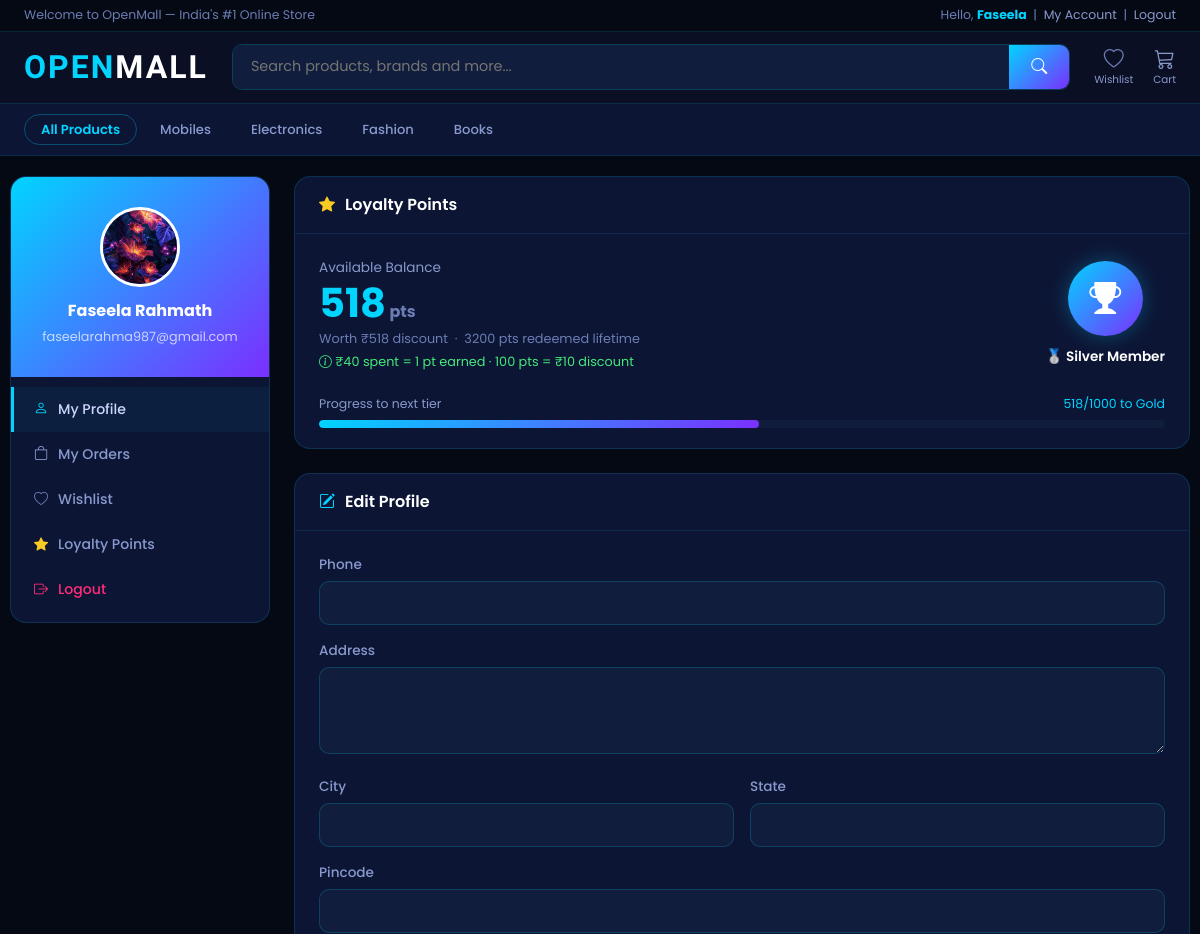
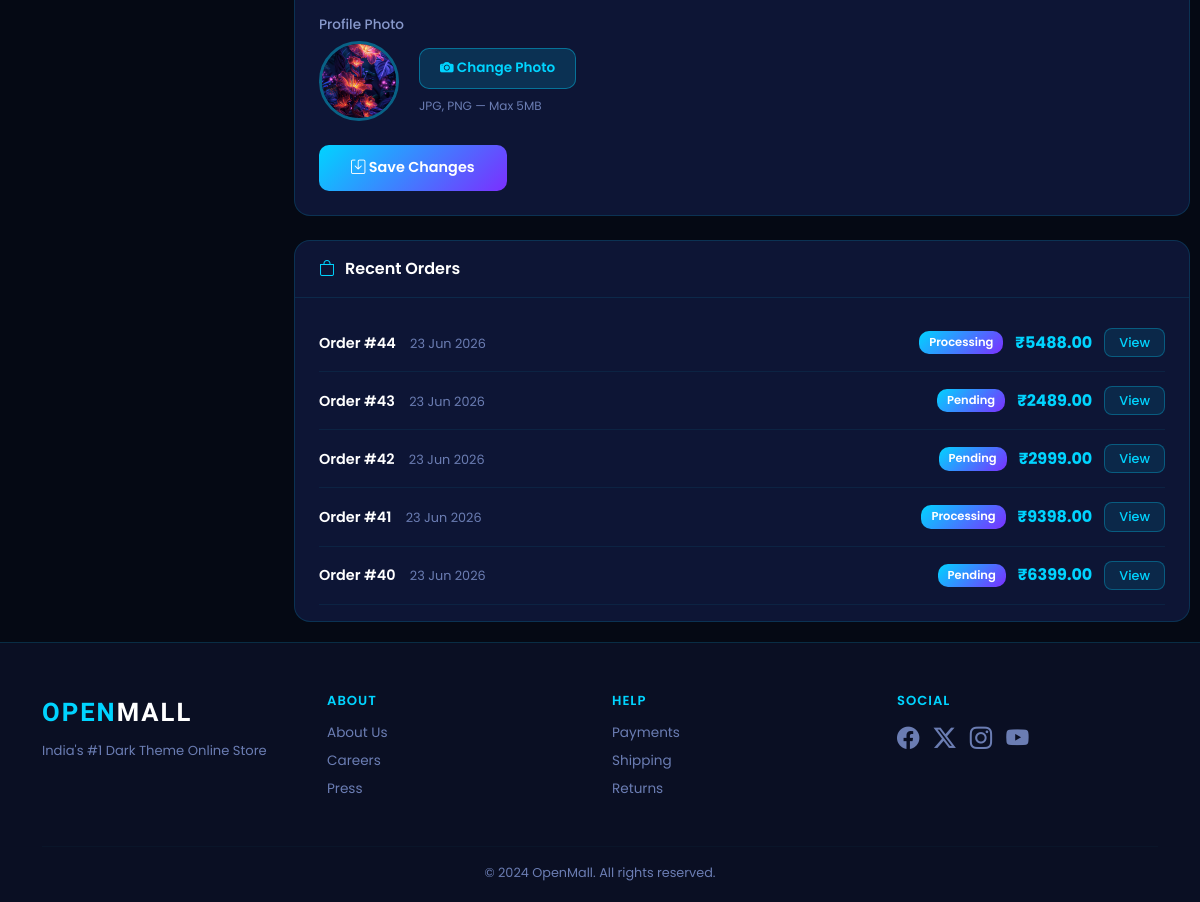
Page /accounts/profile/ (signed in) on the earlier database version (2 pictures, top to bottom).
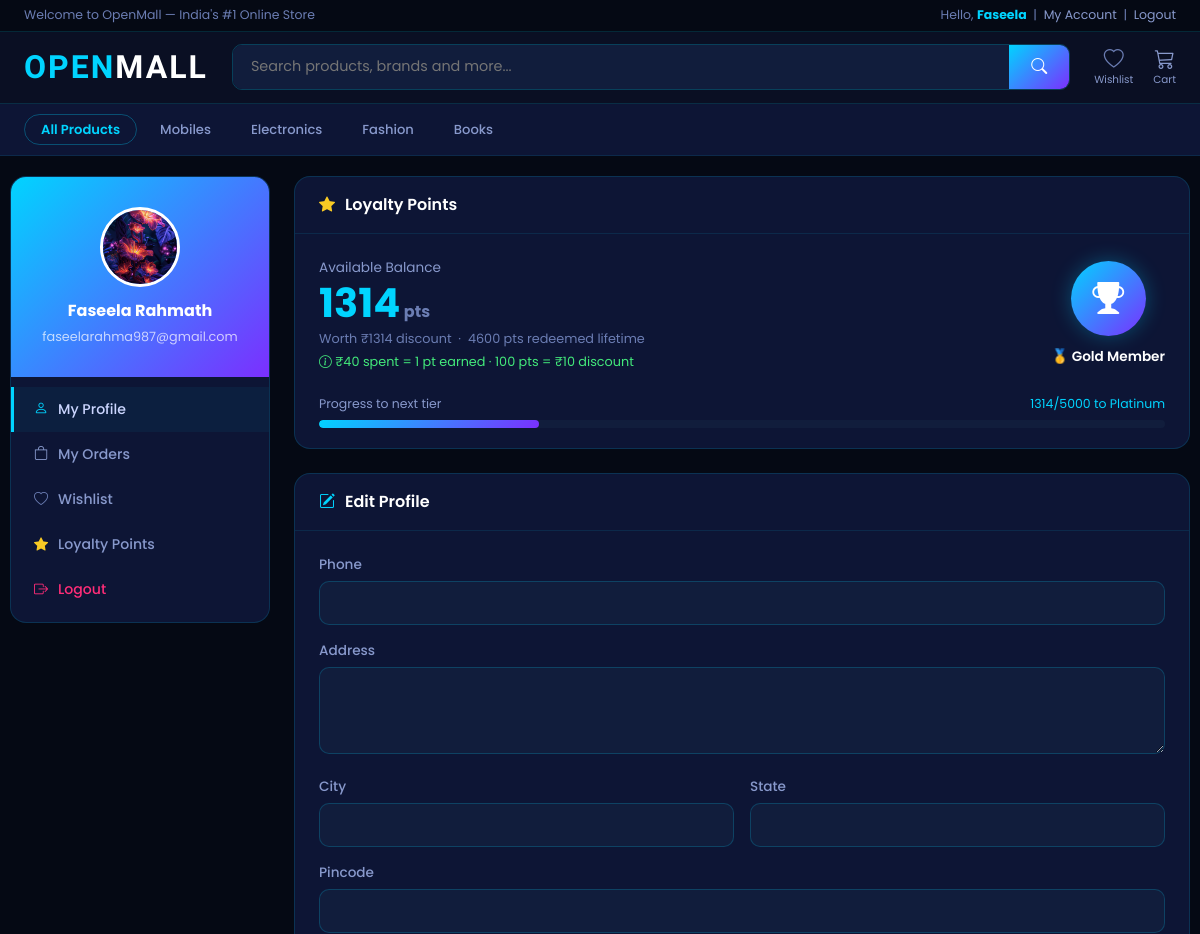
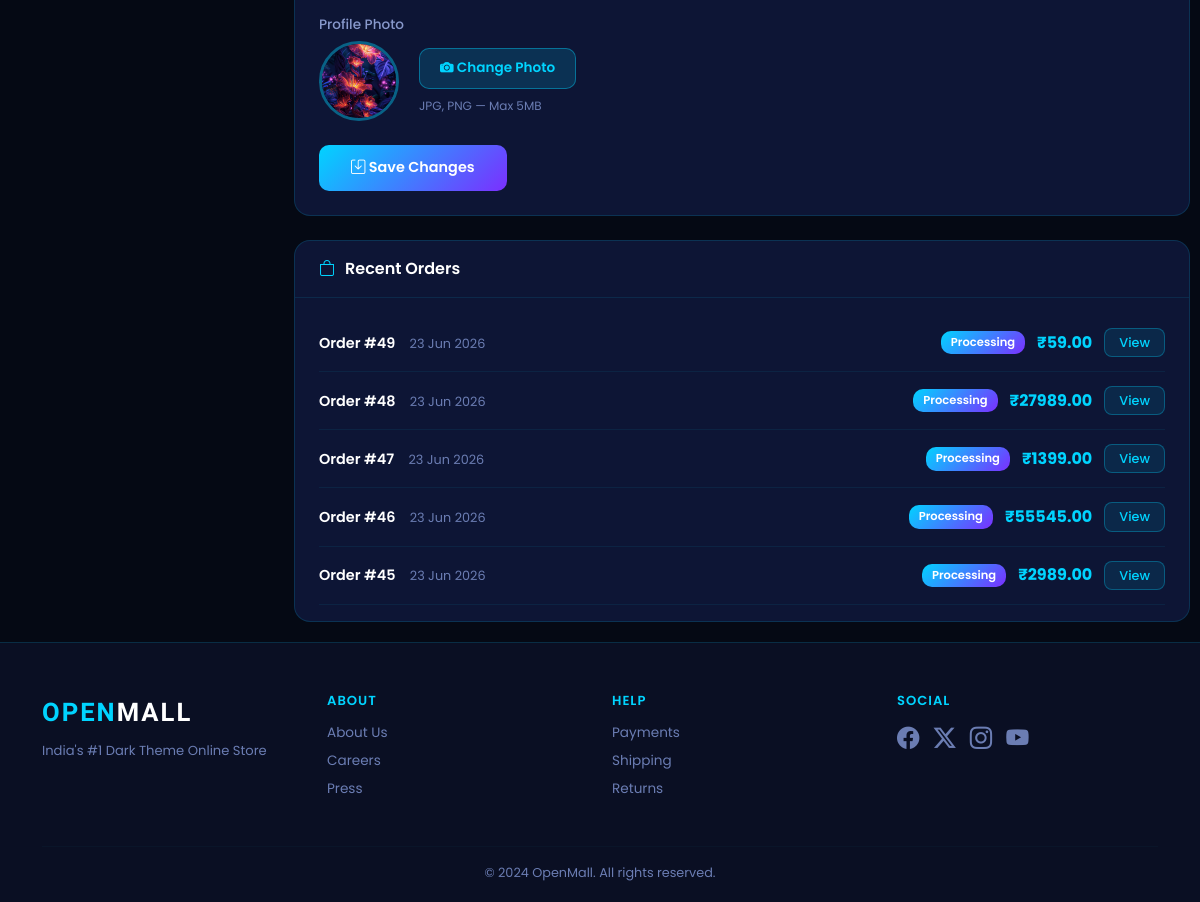
Same page on the later database version (2 pictures, top to bottom).
### store/models.py (models this page shows, shortened)
class Category(models.Model):
    name = models.CharField(max_length=200)
    slug = models.SlugField(unique=True, blank=True)
    image = models.ImageField(upload_to='categories/', blank=True)
    class Meta:
        verbose_name_plural = 'Categories'
    def get_absolute_url(self):
        return reverse('store:product_list_by_category', args=[self.slug])

### accounts/models.py (models this page shows, shortened)
class Profile(models.Model):
    user            = models.OneToOneField(User, on_delete=models.CASCADE)
    phone           = models.CharField(max_length=15, blank=True)
    address         = models.TextField(blank=True)
    city            = models.CharField(max_length=100, blank=True)
    state           = models.CharField(max_length=100, blank=True)
    pincode         = models.CharField(max_length=10, blank=True)
    avatar          = models.ImageField(upload_to='avatars/', blank=True)
    points          = models.IntegerField(default=0)
    points_redeemed = models.IntegerField(default=0)

### orders/models.py (models this page shows, shortened)
class Order(models.Model):
    STATUS = [
        ('pending',    'Pending'),
        ('processing', 'Processing'),
        ('shipped',    'Shipped'),
        ('delivered',  'Delivered'),
        ('cancelled',  'Cancelled'),
    ]
    user            = models.ForeignKey(User, on_delete=models.CASCADE, related_name='orders')
    first_name      = models.CharField(max_length=100)
    last_name       = models.CharField(max_length=100)
    email           = models.EmailField()
    phone           = models.CharField(max_length=15)
    address         = models.TextField()
    city            = models.CharField(max_length=100)
    state           = models.CharField(max_length=100)
    pincode         = models.CharField(max_length=10)
    created         = models.DateTimeField(auto_now_add=True)
    updated         = models.DateTimeField(auto_now=True)
    paid            = models.BooleanField(default=False)
    status          = models.CharField(max_length=20, choices=STATUS, default='pending')
    total_price     = models.DecimalField(max_digits=10, decimal_places=2, default=0)
    points_redeemed = models.PositiveIntegerField(default=0)
    class Meta:
        ordering = ['-created']

### accounts/views.py (the view, shortened to what this page needs)
# urls.py: path('profile/',  views.profile,    name='profile'),
@login_required
def profile(request):
    profile_obj, _ = Profile.objects.get_or_create(user=request.user)
    orders         = Order.objects.filter(user=request.user)
    ls             = LoyaltySettings.get_settings()
    return render(request, 'accounts/profile.html', {
        'profile': profile_obj,
        'orders':  orders,
        'ls':      ls,
    })

### accounts/models.py (called while the page is built)
    @classmethod
    def get_settings(cls):
        obj, _ = cls.objects.get_or_create(pk=1)
        return obj

### cart/cart.py (called while the page is built)
    def __len__(self):
        return sum(item['quantity'] for item in self.cart.values())

### cart/context_processors.py (called while the page is built)
def cart(request):
    return {'cart': Cart(request)}

### store/context_processors.py (called while the page is built)
def categories_nav(request):
    return {'categories_nav': Category.objects.all()[:10]}

### templates/accounts/profile.html (shortened to what the changed rows need)
{% extends 'base.html' %}
{% block content %}
<div style="display:flex; gap:24px; align-items:flex-start; padding:0 10px;">
  <div style="width:260px; flex-shrink:0; background:#0d1535; border:1px solid rgba(0,212,255,0.15); border-radius:16px; overflow:hidden;">
    <div style="background:linear-gradient(135deg,#00d4ff,#7b2fff); padding:30px 20px; text-align:center;">
      {% if profile.avatar %}
        <img src="{{ profile.avatar.url }}" style="width:80px; height:80px; border-radius:50%; object-fit:cover; border:3px solid white; margin-bottom:12px;">
      {% else %}
        <div style="width:80px; height:80px; border-radius:50%; background:rgba(255,255,255,0.2); display:flex; align-items:center; justify-content:center; margin:0 auto 12px;">
          <i class="bi bi-person-fill" style="font-size:2.5rem; color:white;"></i>
        </div>
      {% endif %}
      <p style="color:white; font-weight:700; margin:0; font-size:1rem;">{{ user.get_full_name|default:user.username }}</p>
      <p style="color:rgba(255,255,255,0.7); font-size:.8rem; margin:4px 0 0;">{{ user.email }}</p>
    </div>
  </div>
  <div style="flex:1; display:flex; flex-direction:column; gap:24px;">
    <div style="background:#0d1535; border:1px solid rgba(0,212,255,0.15); border-radius:16px; overflow:hidden;">
      <div style="padding:24px; display:flex; align-items:center; justify-content:space-between; flex-wrap:wrap; gap:20px;">
        <div>
          <p style="color:#8899cc; font-size:.85rem; margin:0 0 4px;">Available Balance</p>
          <p style="color:#00d4ff; font-size:2.5rem; font-weight:700; margin:0; line-height:1;">
            {{ profile.points }}<span style="font-size:1rem; color:#6b7db3;"> pts</span>
          </p>
          <p style="color:#6b7db3; font-size:.8rem; margin:6px 0 0;">
            Worth ₹{{ profile.points|floatformat:0 }} discount &nbsp;·&nbsp; {{ profile.points_redeemed }} pts redeemed lifetime
          </p>
          <p style="color:#43e97b; font-size:.8rem; margin:4px 0 0;">
  <i class="bi bi-info-circle"></i> ₹{{ ls.spend_amount }} spent = {{ ls.points_per_spend }} pt earned · {{ ls.points_to_rupee }} pts = ₹{{ ls.rupee_per_redeem }} discount
</p>
        </div>
        <div style="text-align:center;">
          <div style="background:linear-gradient(135deg,#00d4ff,#7b2fff); border-radius:50%; width:75px; height:75px; display:flex; align-items:center; justify-content:center; margin:0 auto 8px; box-shadow:0 0 20px rgba(0,212,255,0.3);">
            <i class="bi bi-trophy-fill" style="font-size:2rem; color:white;"></i>
          </div>
          <span style="color:white; font-weight:600; font-size:.85rem;">
            {% if profile.points >= 5000 %}🏆 Platinum
            {% elif profile.points >= 1000 %}🥇 Gold
            {% else %}🥈 Silver{% endif %} Member
          </span>
        </div>
      </div>
      <div style="padding:0 24px 20px;">
        <div style="display:flex; justify-content:space-between; margin-bottom:6px;">
          <span style="color:#8899cc; font-size:.78rem;">Progress to next tier</span>
          <span style="color:#00d4ff; font-size:.78rem;">
            {% if profile.points >= 5000 %}Platinum reached!
            {% elif profile.points >= 1000 %}{{ profile.points }}/5000 to Platinum
            {% else %}{{ profile.points }}/1000 to Gold{% endif %}
          </span>
        </div>
        <div style="background:#111d3c; border-radius:10px; height:8px; overflow:hidden;">
          <div style="background:linear-gradient(135deg,#00d4ff,#7b2fff); height:100%; border-radius:10px;
            width:{% if profile.points >= 5000 %}100{% elif profile.points >= 1000 %}{% widthratio profile.points 5000 100 %}{% else %}{% widthratio profile.points 1000 100 %}{% endif %}%;
            transition:width .5s ease;">
          </div>
        </div>
      </div>
    </div>
    <div style="background:#0d1535; border:1px solid rgba(0,212,255,0.15); border-radius:16px; overflow:hidden;">
      <div style="padding:24px;">
        <form method="post" enctype="multipart/form-data">
          <div style="margin-bottom:24px;">
            <div style="display:flex; align-items:center; gap:20px; margin-bottom:14px;">
              {% if profile.avatar %}
                <img src="{{ profile.avatar.url }}" id="avatar-preview"
                     style="width:80px; height:80px; border-radius:50%; object-fit:cover; border:3px solid rgba(0,212,255,0.4);">
              {% else %}
                <div id="avatar-preview-placeholder"
                     style="width:80px; height:80px; border-radius:50%; background:linear-gradient(135deg,#00d4ff,#7b2fff); display:flex; align-items:center; justify-content:center;">
                  <i class="bi bi-person-fill" style="font-size:2rem; color:white;"></i>
                </div>
              {% endif %}
              <div>
                <button type="button" onclick="document.getElementById('avatar-input').click()"
                        style="background:rgba(0,212,255,0.15); border:1px solid rgba(0,212,255,0.4); color:#00d4ff; padding:9px 20px; border-radius:10px; font-size:.85rem; font-weight:600; cursor:pointer; display:block; margin-bottom:8px;"
                        onmouseover="this.style.background='rgba(0,212,255,0.25)'"
                        onmouseout="this.style.background='rgba(0,212,255,0.15)'">
                </button>
                <p style="color:#6b7db3; font-size:.75rem; margin:0;">JPG, PNG — Max 5MB</p>
              </div>
            </div>
          </div>
        </form>
      </div>
    </div>
    <div style="background:#0d1535; border:1px solid rgba(0,212,255,0.15); border-radius:16px; overflow:hidden;">
      <div style="padding:16px 24px;">
        {% for order in orders|slice:":5" %}
        <div style="display:flex; justify-content:space-between; align-items:center; padding:14px 0; border-bottom:1px solid rgba(0,212,255,0.07);">
          <div>
            <span style="color:white; font-weight:600; font-size:.9rem;">Order #{{ order.id }}</span>
            <span style="color:#6b7db3; font-size:.8rem; margin-left:10px;">{{ order.created|date:"d M Y" }}</span>
          </div>
          <div style="display:flex; align-items:center; gap:12px;">
            <span style="background:linear-gradient(135deg,#00d4ff,#7b2fff); color:white; font-size:.72rem; padding:3px 10px; border-radius:10px; font-weight:600;">
              {{ order.get_status_display }}
            </span>
            <span style="color:#00d4ff; font-weight:700;">₹{{ order.total_price }}</span>
            <a href="{% url 'orders:order_detail' order.id %}"
               style="background:rgba(0,212,255,0.1); color:#00d4ff; border:1px solid rgba(0,212,255,0.3); padding:4px 14px; border-radius:8px; font-size:.8rem; text-decoration:none; font-weight:500;"
               onmouseover="this.style.background='rgba(0,212,255,0.2)'"
               onmouseout="this.style.background='rgba(0,212,255,0.1)'">
              View
            </a>
          </div>
        </div>
        {% empty %}
          <p style="color:#6b7db3; text-align:center; padding:20px 0; margin:0;">No orders yet.</p>
        {% endfor %}
      </div>
    </div>
  </div>
</div>
{% endblock %}

### templates/base.html (shortened to what the changed rows need)
{% load static %}
<!DOCTYPE html>
<html lang="en">
<head>
  <link rel="stylesheet" href="https://cdn.jsdelivr.net/npm/bootstrap@5.3.2/dist/css/bootstrap.min.css">
  <link rel="stylesheet" href="https://cdn.jsdelivr.net/npm/bootstrap-icons@1.11.2/font/bootstrap-icons.min.css">
  <link rel="stylesheet" href="{% static 'css/style.css' %}">
</head>
<body>
<nav style="background:#0d1535; border-bottom:1px solid rgba(0,212,255,0.1); padding:10px 24px; display:flex; gap:6px; overflow-x:auto; white-space:nowrap;">
  <a href="{% url 'store:product_list' %}"
     style="color:#00d4ff; text-decoration:none; font-size:.82rem; font-weight:600; padding:5px 16px; border-radius:20px; border:1px solid rgba(0,212,255,0.3); font-family:'Poppins',sans-serif; transition:all .2s;"
     onmouseover="this.style.background='rgba(0,212,255,0.1)'"
     onmouseout="this.style.background='transparent'">
    All Products
  </a>
  {% for cat in categories_nav %}
    <a href="{{ cat.get_absolute_url }}"
       style="color:#8899cc; text-decoration:none; font-size:.82rem; font-weight:500; padding:5px 16px; border-radius:20px; border:1px solid transparent; font-family:'Poppins',sans-serif; transition:all .2s;"
       onmouseover="this.style.color='#00d4ff'; this.style.borderColor='rgba(0,212,255,0.3)'; this.style.background='rgba(0,212,255,0.08)'"
       onmouseout="this.style.color='#8899cc'; this.style.borderColor='transparent'; this.style.background='transparent'">
      {{ cat.name }}
    </a>
  {% endfor %}
</nav>
<main style="background:#050914; min-height:80vh; padding:20px 0;">
  {% block content %}{% endblock %}
</main>
</body>
</html>

Differences in the rows shown:
no longer on this page (row unchanged): Order: id "44", created "23 Jun 2026", status "Processing", total_price "5488.00"
no longer on this page (row unchanged): Order: id "43", created "23 Jun 2026", status "Pending", total_price "2489.00"
no longer on this page (row unchanged): Order: id "42", created "23 Jun 2026", status "Pending", total_price "2999.00"
no longer on this page (row unchanged): Order: id "41", created "23 Jun 2026", status "Processing", total_price "9398.00"
no longer on this page (row unchanged): Order: id "40", created "23 Jun 2026", status "Pending", total_price "6399.00"
changed Profile: points "518" → "1314"; points_redeemed "3200" → "4600"
added Order: id "49", created "23 Jun 2026", status "Processing", total_price "59.00"
added Order: id "48", created "23 Jun 2026", status "Processing", total_price "27989.00"
added Order: id "47", created "23 Jun 2026", status "Processing", total_price "1399.00"
added Order: id "46", created "23 Jun 2026", status "Processing", total_price "55545.00"
added Order: id "45", created "23 Jun 2026", status "Processing", total_price "2989.00"
Other differences:
text no longer shown: "🥈 Silver /1000 to Gold"
text now shown: "🥇 Gold /5000 to Platinum"
